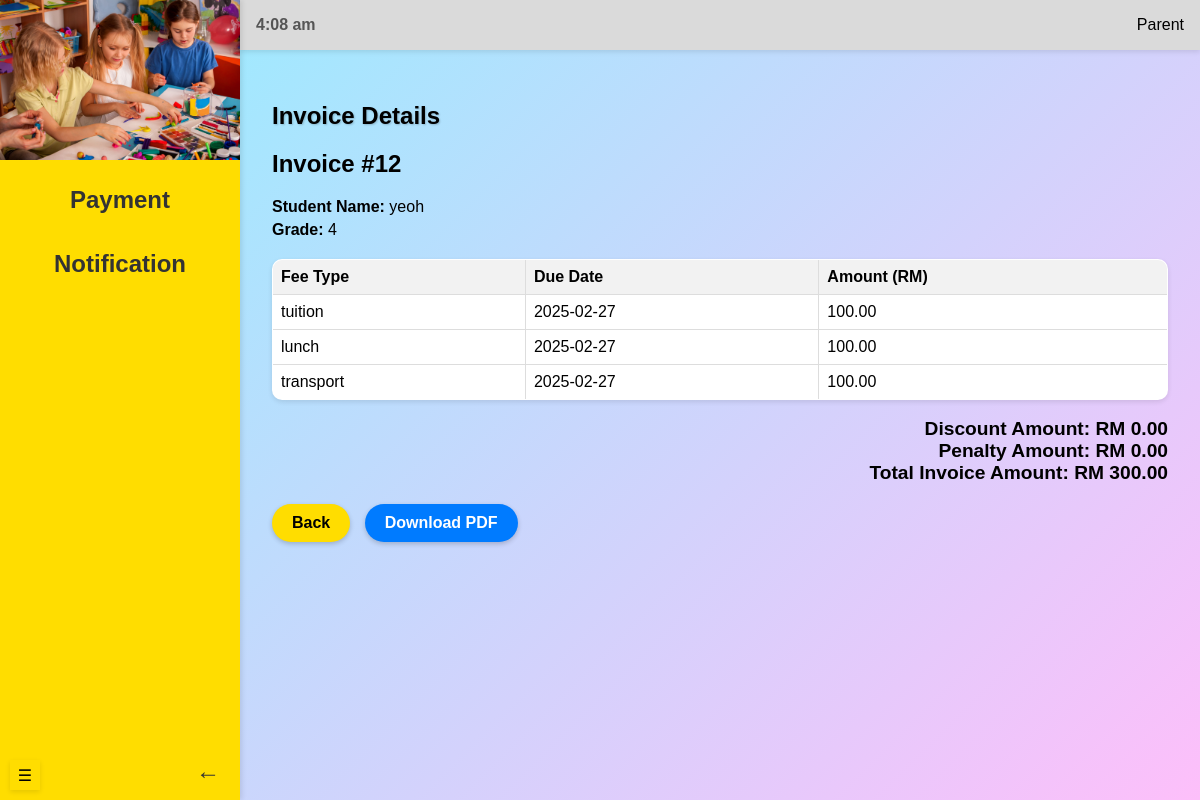
The app's page /accountant/invoice_Details/12 (signed in) with its own data.
### models.py (models this page shows, shortened)
class Invoice(db.Model):
    __tablename__ = 'invoices'
    id = db.Column(db.Integer, primary_key=True, autoincrement=True)
    total_amount = db.Column(NUMERIC(10, 2), nullable=False)
    flag = db.Column(db.Boolean, default=False)  # True if paid before the due date
    penalty_amount = db.Column(NUMERIC(10, 2), default=0.00)  # Penalty fee if late
    discount_amount = db.Column(NUMERIC(10, 2), default=0.00)  # Discount if paid early
    fees = db.relationship('Fee', back_populates='invoice', lazy='joined')

class Student(db.Model):
    __tablename__ = 'students'
    id = db.Column(db.Integer, primary_key=True, autoincrement=True)
    name = db.Column(db.String(255), nullable=False)
    grade = db.Column(db.String(50), nullable=False)
    dob = db.Column(db.Date, nullable=False)
    transport = db.Column(db.Boolean, default=False)
    user_id = db.Column(db.Integer, db.ForeignKey('users.id'), nullable=False)
    fees = db.relationship('Fee', backref='student', cascade='all, delete-orphan')

class Fee(db.Model):
    __tablename__ = 'fees'
    id = db.Column(db.Integer, primary_key=True, autoincrement=True)
    student_id = db.Column(db.Integer, db.ForeignKey('students.id'), nullable=False)
    create_date = db.Column(db.Date, default=func.current_date())
    due_date = db.Column(db.Date, nullable=False)
    amount = db.Column(NUMERIC(10, 2), nullable=False)
    fee_type = db.Column(db.String(100), nullable=False)
    status = db.Column(db.Enum('unpaid', 'paid', name='fee_status'), default='unpaid')
    invoice_id = db.Column(db.Integer, db.ForeignKey('invoices.id'), nullable=True)
    invoice = db.relationship('Invoice', back_populates='fees')

### routes/accountant_routes.py (the view)
@accountant_blueprint.route("/invoice_Details/<int:invoice_id>", methods=["GET"])
@login_required
def invoice_details(invoice_id):
    invoice = get_invoice_details(invoice_id)  # Use the renamed function
    return render_template('invoiceDetail.html', invoice=invoice)

### app.py (called while the page is built)
@login_manager.user_loader
def load_user(user_id):
    return User.query.get(int(user_id))

### function.py (called while the page is built)
def get_invoice_details(invoice_id):
    invoice = Invoice.query.options(
        joinedload(Invoice.fees).joinedload(Fee.student)
    ).get(invoice_id)
    return invoice

### templates/invoiceDetail.html (shortened to what this page needs)
{% if current_user.role == 'teacher' %}
{% extends "teacherBase.html" %}
{% elif current_user.role == 'admin'%}
{% extends "adminBase.html" %}
{% elif current_user.role == 'accountant' %}
{% extends "accountantBase.html" %}
{% elif current_user.role == 'parent'%}
{% extends "parentBase.html" %}
{% endif %}
{% block header %}
<link rel="stylesheet" href="{{ url_for('static', filename='viewBilling.css') }}">
{% endblock %}
{% block content %}
<section class="content">
    <div class="header-container">
        <h1>Invoice Details</h1>
    </div>
    <div id="makepdf">
        <div class="invoice-summary">
            <h2>Invoice #{{ invoice.id }}</h2>
            {% if invoice.fees|length > 0 %}
            <p><strong>Student Name:</strong> {{ invoice.fees[0].student.name }}</p>
            <p><strong>Grade:</strong> {{ invoice.fees[0].student.grade }}</p>
            {% else %}
            <p>No fee items available.</p>
            {% endif %}
        </div>
        <div class="preview-container">
            <table class="preview-table">
                <thead>
                    <tr>
                        <th>Fee Type</th>
                        <th>Due Date</th>
                        <th>Amount (RM)</th>
                    </tr>
                </thead>
                <tbody>
                    {% set total = 0 %}
                    {% for fee in invoice.fees %}
                    <tr>
                        <td>{{ fee.fee_type }}</td>
                        <td>{{ fee.due_date.strftime('%Y-%m-%d') }}</td>
                        <td>{{ "%.2f"|format(fee.amount) }}</td>
                    </tr>
                    {% set total = total + fee.amount %}
                    {% endfor %}
                </tbody>
            </table>
            <br>
            <div class="total-amount">
                Discount Amount: RM {{ "%.2f"|format(invoice.discount_amount) }}
            </div>
            <div class="total-amount">
                Penalty Amount: RM {{ "%.2f"|format(invoice.penalty_amount) }}
            </div>
            <div class="total-amount">
                Total Invoice Amount: RM {{ "%.2f"|format(invoice.total_amount + invoice.penalty_amount -
                invoice.discount_amount) }}
            </div>
        </div>
    </div>
    <button onclick="window.history.back()" class="back-btn">Back</button>
    <button id="downloadPDF" class="download-btn">Download PDF</button>
</section>
{% endblock %}

### static/viewBilling.css (style rules this page uses)
html { opacity: 0; animation: fadeIn 0.5s ease-in-out forwards; }
body { margin: 0; font-family: Arial, sans-serif; display: flex; height: 100vh; background: linear-gradient(135deg, #93efff, #fdbffa); transition: margin-left 0.3s ease; overflow: hidden; }
.header-container, .header-container form { width: 100%; margin-bottom: 1rem; }
.content { padding: 2rem; overflow-y: auto; }
.content h1 { margin-bottom: 1rem; font-size: 1.5rem; text-shadow: 1px 1px 2px rgba(0, 0, 0, 0.2); }
table { width: 100%; border-collapse: collapse; background: #fff; box-shadow: 0 2px 5px rgba(0, 0, 0, 0.1); border-radius: 10px; overflow: hidden; }
table th, table td { text-align: left; padding: 1rem; border-bottom: 1px solid #eee; }
table th { background: #f0f0f0; font-weight: bold; cursor: pointer; user-select: none; }
table tbody tr:last-child td { border-bottom: none; }

### templates/invoiceDetail.html (style rules this page uses)
.invoice-summary { margin-bottom: 20px; }
.invoice-summary p { margin: 0 0 5px 0; }
.preview-table { width: 100%; margin-bottom: auto; padding-bottom: 20px; border: solid 1px #ddd; }
.preview-table th, .preview-table td { border: 1px solid #ddd; padding: 8px; text-align: left; }
.preview-table th { background-color: #f2f2f2; }
.preview-table tr { page-break-inside: avoid; page-break-after: auto; }
.total-amount { text-align: right; font-size: 1.2em; font-weight: bold; }
.back-btn { padding: 10px 20px; border: none; border-radius: 20px; font-size: 1rem; font-weight: bold; cursor: pointer; transition: all 0.3s ease; box-shadow: 0 2px 5px rgba(0, 0, 0, 0.2); background: #ffdd00; color: black; }
.download-btn { padding: 10px 20px; border: none; border-radius: 20px; font-size: 1rem; font-weight: bold; cursor: pointer; transition: all 0.3s ease; box-shadow: 0 2px 5px rgba(0, 0, 0, 0.2); background: #007bff; color: white; margin-left: 10px; }
#makepdf { padding-bottom: 20px; ; }

### records on screen
Invoice: id "12", discount_amount "0.00", penalty_amount "0.00", total_amount+penalty_amount+discount_amount "300.00"
Student: name "yeoh", grade "4"
Fee: fee_type "tuition", due_date "2025-02-27", amount "100.00"
Fee: fee_type "lunch", due_date "2025-02-27", amount "100.00"
Fee: fee_type "transport", due_date "2025-02-27", amount "100.00"
